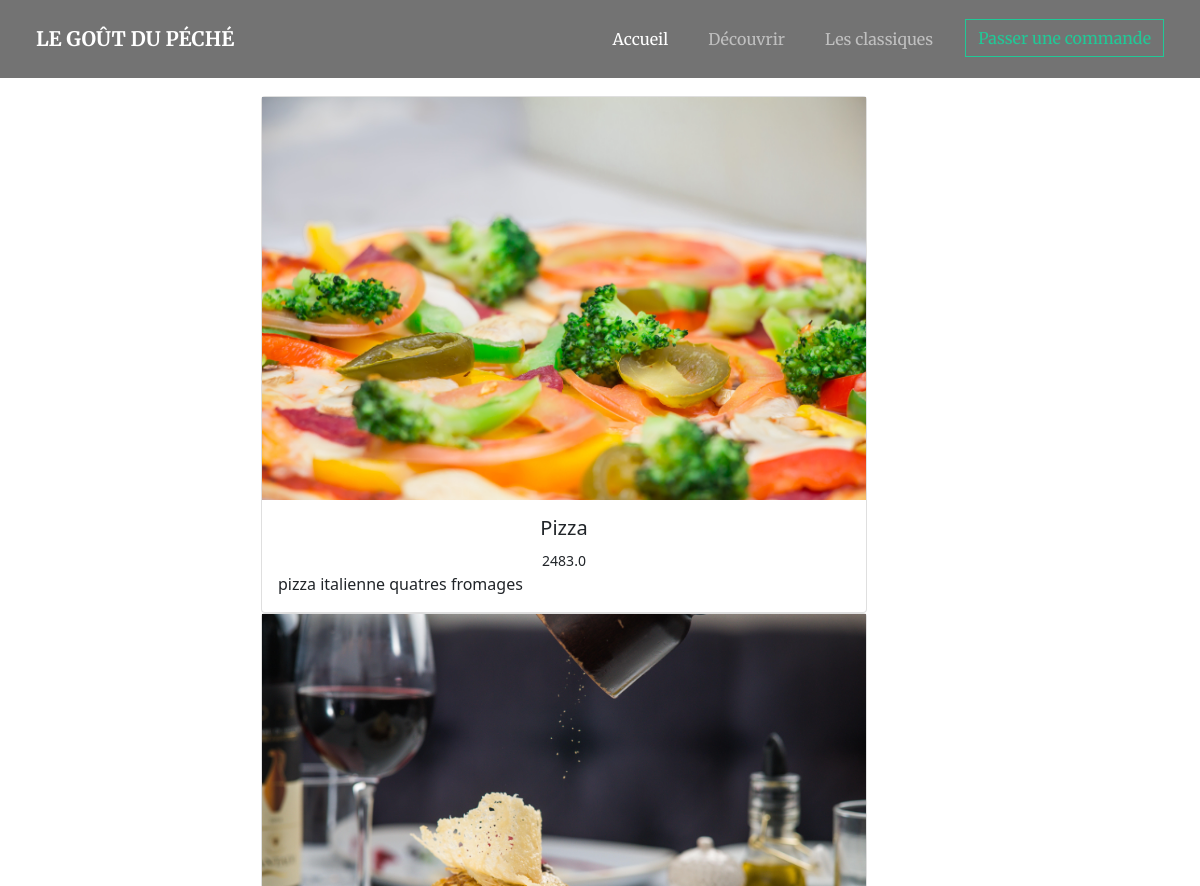
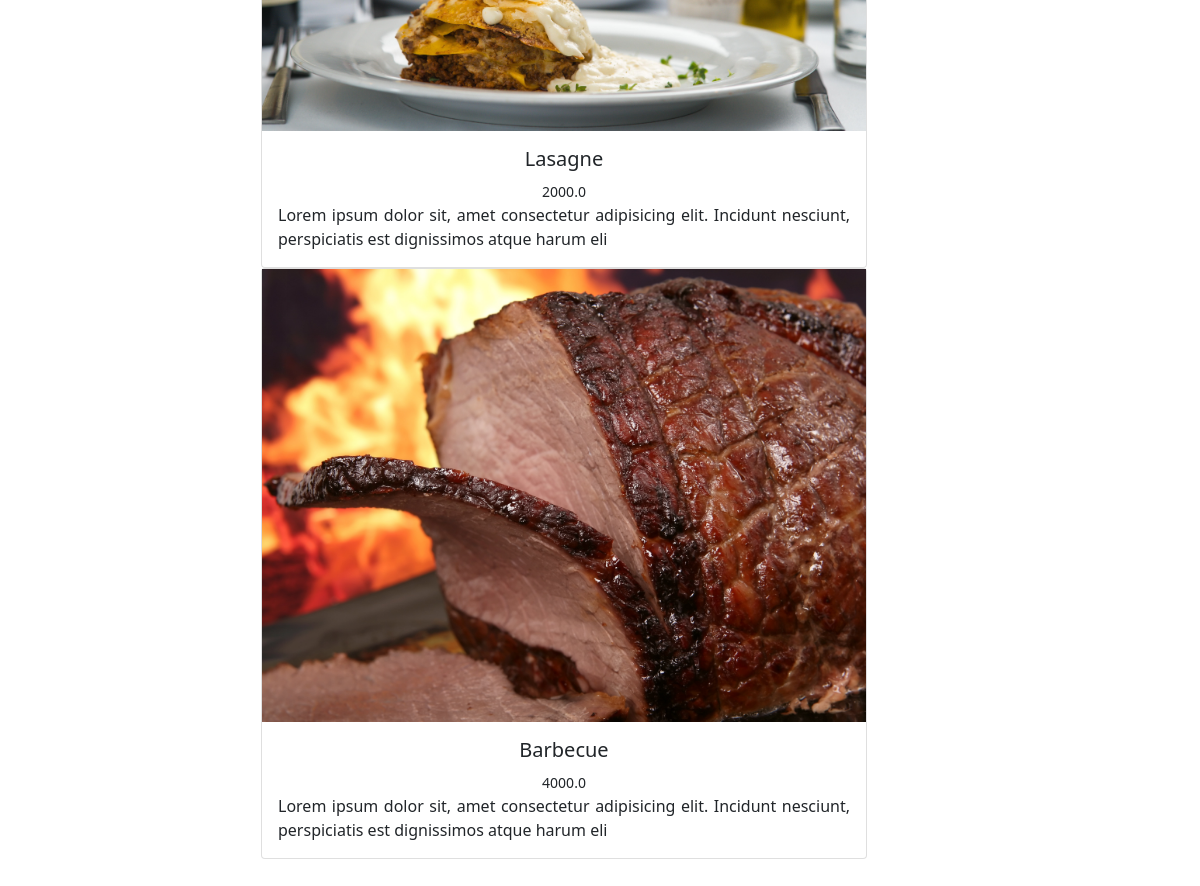
The app's page /menu/ with its own data (2 pictures, top to bottom).
### restau/models.py (models this page shows, shortened)
class Repas(models.Model):
    name=models.CharField(max_length=255)
    prix=models.FloatField()
    slug=models.SlugField()
    description=models.TextField()
    image=models.ImageField(upload_to='media')

### restau/views.py (the view)
# urls.py: path('menu/', views.menu, name='menu'),
def menu(request):
    repas = Repas.objects.all()
    return render(request, 'restau/menu.html', {'repas': repas})

### restau/templates/restau/menu.html (shortened to what this page needs)
{% extends 'restau/base.html' %}
{% block content %}
    <main class="py-5">
            <div class="container text-center my-5 pe-5 me-5">
                <div class="row col-md-7 mx-auto mb-4 ">
                {% for repas in repas %}
                   <div class="">
                    <div class="card">
                      <div class="bg-image hover-overlay ripple" data-mdb-ripple-color="light">
                        <img src="{{ repas.image.url }}"  class="img-fluid" />
                      </div>
                      <div class="card-body">
                        <h5 class="card-title">{{ repas.name }} </h5>
                          <small> {{ repas.prix }}</small>
                        <p style="text-align:justify;" class="card-text">
                          {{ repas.description }}
                        </p>
                      </div>
                    </div>
                  </div>
                {% endfor %}
                </div>
            </div>
    </main>
{% endblock %}

### restau/templates/restau/base.html (shortened to what this page needs)
{% load static %}
<!DOCTYPE html>
<html lang="en">
<head>
    <link rel="stylesheet" href="https://cdnjs.cloudflare.com/ajax/libs/font-awesome/5.15.3/css/all.min.css" />
    <link href="{% static './css/bootstrap.min.css'%}" rel="stylesheet" />
    <link rel="stylesheet" href="{% static './css/styles.css' %}" />
</head>
<body>
    <nav class="cc-navbar navbar navbar-expand-lg navbar-dark position-fixed w-100">
        <div class="container-fluid">
            <a class="navbar-brand text-uppercase mx-4 py-3 fw-bolder" href="#">Le goût du péché</a>
            <div class="collapse navbar-collapse" id="navbarSupportedContent">
                <ul class="navbar-nav ms-auto mb-2 mb-lg-0">
                    <li class="nav-item pe-4">
                        <a class="nav-link active" aria-current="page" href="#">Accueil</a>
                    </li>
                    <li class="nav-item pe-4">
                        <a class="nav-link" href="#">Découvrir</a>
                    </li>
                    <li class="nav-item pe-4">
                        <a class="nav-link" href="{% url 'menu' %}">Les classiques</a>
                    </li>
                    <li class="nav-item pe-4">
                        <a class="btn btn-order rounded-0" href="#pied">Passer une commande</a>
                    </li>
                </ul>
            </div>
        </div>
    </nav>
    {% block content %}
    {% endblock %}
</body>
</html>

### restau/static/css/styles.css (style rules this page uses)
.cc-navbar { background-color: rgba(0, 0, 0, 0.55); font-family: 'Merriweather', serif; box-shadow: 1px 1px 3px rgba(255, 255, 255, 0.54); z-index: 99; }
.cc-navbar .nav-link { border-bottom: 1px solid transparent; transition: padding-bottom .0s ease-in-out, border-color .0s ease; }
.btn-order { color: var(--bs-teal); border-color: var(--bs-teal); transition: 0.6s; }

### records on screen
Repas: image (picture), name "Pizza", prix "2483.0", description "pizza italienne quatres fromages"
Repas: image (picture), name "Lasagne", prix "2000.0", description "Lorem ipsum dolor sit, amet consectetur adipisicing elit. Incidunt nesciunt, perspiciatis est dignissimos atque harum eli"
Repas: image (picture), name "Barbecue", prix "4000.0", description "Lorem ipsum dolor sit, amet consectetur adipisicing elit. Incidunt nesciunt, perspiciatis est dignissimos atque harum eli"
